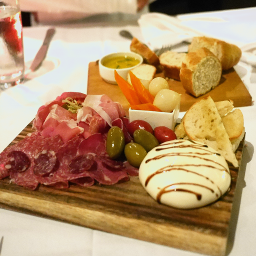
#> input picture movie-enhancement-php/ffmpeg/tests/reference.pnm, 256 x 256 px, given in place of timelapse_input.mp4.mp4, which was not available
$ python process_video.py
#> lines starting #> are read from the running program, lines starting #| are printed output that depends on the picture; pictures that were not available may be replaced by others from this repository, and a replacement may not be noted
#> in read_and_process_video_in_chunks, frame is the input picture: shape (256, 256, 3); mean B, G, R 107.4, 148.4, 183.6
import cv2
import numpy as np
import time

# Função para redimensionar os frames e economizar memória
def resize_frame(frame, scale=0.5):
    # Redimensiona o frame para a escala desejada
#> called with scale = 0.5
    width = int(frame.shape[1] * scale)
#> width = 128
    height = int(frame.shape[0] * scale)
#> height = 128
    resized_frame = cv2.resize(frame, (width, height), interpolation=cv2.INTER_AREA)
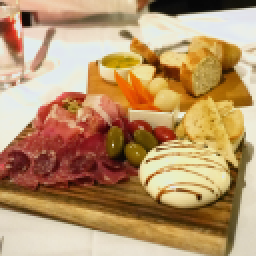
#> resized_frame: shape (128, 128, 3) (shown 2 times larger); mean B, G, R 107.5, 148.5, 183.7
    return resized_frame

# Função para ler e processar o vídeo em blocos
def read_and_process_video_in_chunks(video_path, output_path, chunk_size=100, scale=0.5):
    cap = cv2.VideoCapture(video_path)
    total_frames = int(cap.get(cv2.CAP_PROP_FRAME_COUNT))
    fps = int(cap.get(cv2.CAP_PROP_FPS))
    width = int(cap.get(cv2.CAP_PROP_FRAME_WIDTH))
    height = int(cap.get(cv2.CAP_PROP_FRAME_HEIGHT))

    # Redimensiona o tamanho do vídeo se necessário
    new_width = int(width * scale)
    new_height = int(height * scale)

    out = cv2.VideoWriter(output_path, cv2.VideoWriter_fourcc(*'mp4v'), fps, (new_width, new_height))

    frames = []
    processed_frames_count = 0

    print(f"Lendo e processando o vídeo em blocos de {chunk_size} frames cada...")

    while cap.isOpened():
        ret, frame = cap.read()
        if not ret:
            break

        # Redimensiona o frame para economizar memória
        resized_frame = resize_frame(frame, scale=scale)
        frames.append(resized_frame)
        processed_frames_count += 1

        # Processa o bloco quando atingir o tamanho do chunk ou se todos os frames forem processados
        if len(frames) >= chunk_size or processed_frames_count == total_frames:
            print(f"Processando bloco de {len(frames)} frames...")
#> (printed output is left out)

            # Estabiliza e ajusta brilho/contraste do bloco
            stabilized_frames = stabilize_video(frames)
            corrected_frames = apply_brightness_contrast_correction(stabilized_frames)

            # Escreve os frames processados no arquivo de saída
            for processed_frame in corrected_frames:
                out.write(processed_frame)

            # Limpa os frames já processados para liberar memória
            frames.clear()

    cap.release()
    out.release()
    print("Processamento completo. Vídeo salvo em:", output_path)

# Função para estabilizar o vídeo frame a frame
def stabilize_video(frames):
    stabilized_frames = []
    previous_gray = None
    print("Estabilizando o vídeo...")
    for i, frame in enumerate(frames):
        gray = cv2.cvtColor(frame, cv2.COLOR_BGR2GRAY)
        if previous_gray is None:
            previous_gray = gray
            stabilized_frames.append(frame)
            continue

        orb = cv2.ORB_create()
        kp1, des1 = orb.detectAndCompute(previous_gray, None)
        kp2, des2 = orb.detectAndCompute(gray, None)

        matcher = cv2.BFMatcher(cv2.NORM_HAMMING, crossCheck=True)
        matches = matcher.match(des1, des2)

        pts1 = np.float32([kp1[m.queryIdx].pt for m in matches]).reshape(-1, 1, 2)
        pts2 = np.float32([kp2[m.trainIdx].pt for m in matches]).reshape(-1, 1, 2)

        transform, _ = cv2.estimateAffinePartial2D(pts1, pts2)

        stabilized_frame = cv2.warpAffine(frame, transform, (frame.shape[1], frame.shape[0]))

        stabilized_frames.append(stabilized_frame)
        previous_gray = gray
#> this loop made 1 pass
#> pass 1, in stabilize_video, `gray = cv2.cvtColor(frame, cv2.COLOR_BGR2GRAY)`:
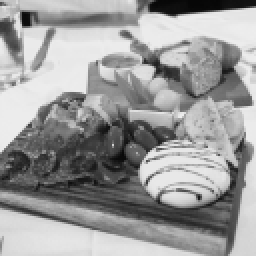
#> gray: shape (128, 128) (shown 2 times larger); min 6, max 237, mean 154.3
#> after the loop, stabilized_frames = 1 item

    print(f"Estabilização completa. Total de frames estabilizados: {len(stabilized_frames)}")
#| Estabilização completa. Total de frames estabilizados: 1
    return stabilized_frames

# Função para ajustar brilho e contraste dos frames
def adjust_brightness_contrast(frame, brightness=0, contrast=30):
    return cv2.convertScaleAbs(frame, alpha=1 + contrast / 127.0, beta=brightness)

# Função para aplicar a correção de brilho e contraste
def apply_brightness_contrast_correction(frames):
    corrected_frames = []
    print("Ajustando brilho e contraste...")
    for frame in frames:
        corrected_frame = adjust_brightness_contrast(frame)
        corrected_frames.append(corrected_frame)
#> this loop made 1 pass
#> pass 1, in apply_brightness_contrast_correction, `corrected_frame = adjust_brightness_contrast(frame)`:
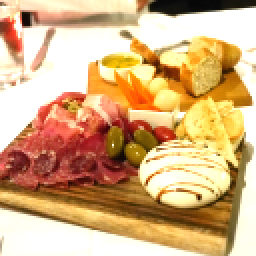
#> corrected_frame: shape (128, 128, 3) (shown 2 times larger); mean B, G, R 129.4, 175.3, 213.7
#> after the loop, corrected_frames = 1 item
    print(f"Correção de brilho e contraste aplicada. Total de frames corrigidos: {len(corrected_frames)}")
#| Correção de brilho e contraste aplicada. Total de frames corrigidos: 1
    return corrected_frames

# Função principal para processar o vídeo
def process_video(input_video_path, output_video_path, chunk_size=100, scale=0.5):
    print(f"Processando o vídeo: {input_video_path}")
    start_time = time.time()  # Marca o início do processamento
    read_and_process_video_in_chunks(input_video_path, output_video_path, chunk_size, scale)
#> the loop in read_and_process_video_in_chunks, `for processed_frame in corrected_frames:` made 1 pass
    end_time = time.time()  # Marca o término do processamento
    elapsed_time = end_time - start_time
    print(f"Tempo total de processamento: {elapsed_time:.2f} segundos")

# Exemplo de uso
if __name__ == "__main__":
    process_video('timelapse_input.mp4.mp4', 'timelapse_output.mp4', chunk_size=100, scale=0.5)
